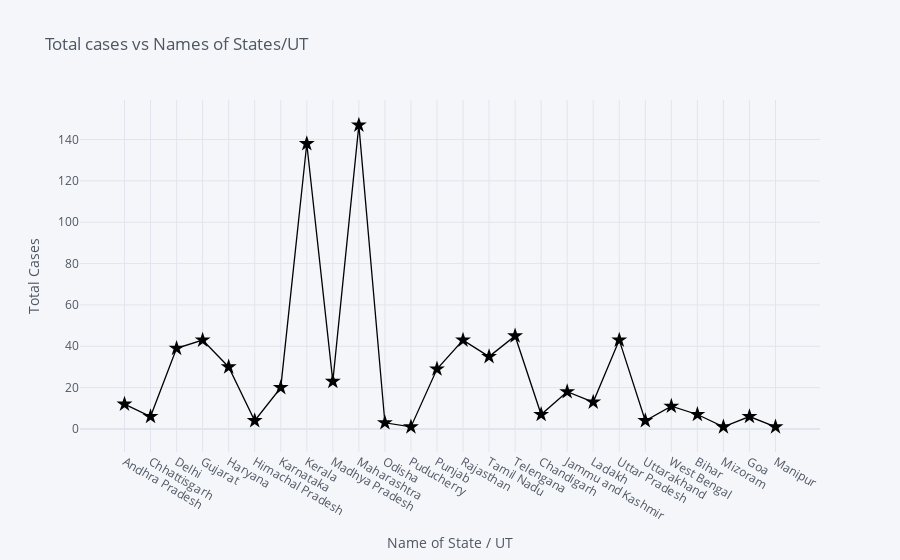

Notebook code cell kept with this figure:
### Code cell
#Using Plotly
data.iplot(kind='scatter',x='Name of State / UT',y='Total Cases',xTitle='Name of State / UT',
    yTitle='Total Cases',mode='lines+markers+text',symbol='star',colors='black',title='Total cases vs Names of States/UT')

### Figure 1 — Plotly figure (JSON) as saved in the notebook; plotly's stock layout.template omitted (floating-point values rounded to 4 significant figures)
{"data": [{"line": {"color": "rgba(0, 0, 0, 1.0)", "dash": "solid", "shape": "linear", "width": 1.3}, "marker": {"size": 12, "symbol": "star"}, "mode": "lines+markers+text", "name": "Total Cases", "text": "", "type": "scatter", "x": ["Andhra Pradesh", "Chhattisgarh", "Delhi", "Gujarat", "Haryana", "Himachal Pradesh", "Karnataka", "Kerala", "Madhya Pradesh", "Maharashtra", "Odisha", "Puducherry", "Punjab", "Rajasthan", "Tamil Nadu", "Telengana", "Chandigarh", "Jammu and Kashmir", "Ladakh", "Uttar Pradesh", "Uttarakhand", "West Bengal", "Bihar", "Mizoram", "Goa", "Manipur"], "y": [12, 6, 39, 43, 30, 4, 20, 138, 23, 147, 3, 1, 29, 43, 35, 45, 7, 18, 13, 43, 4, 11, 7, 1, 6, 1]}], "layout": {"legend": {"bgcolor": "#F5F6F9", "font": {"color": "#4D5663"}}, "paper_bgcolor": "#F5F6F9", "plot_bgcolor": "#F5F6F9", "title": {"font": {"color": "#4D5663"}, "text": "Total cases vs Names of States/UT"}, "xaxis": {"gridcolor": "#E1E5ED", "showgrid": true, "tickfont": {"color": "#4D5663"}, "title": {"font": {"color": "#4D5663"}, "text": "Name of State / UT"}, "zerolinecolor": "#E1E5ED"}, "yaxis": {"gridcolor": "#E1E5ED", "showgrid": true, "tickfont": {"color": "#4D5663"}, "title": {"font": {"color": "#4D5663"}, "text": "Total Cases"}, "zerolinecolor": "#E1E5ED"}}}
